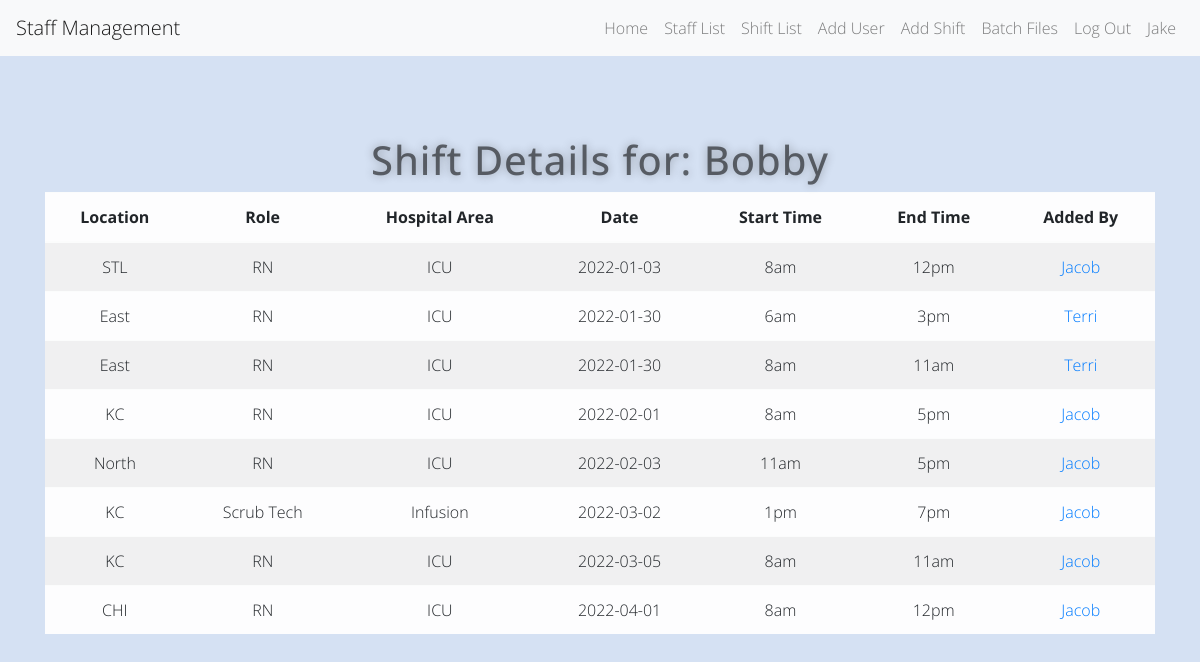
Screenshot of /userdetails?id=11 (signed in) with the database file from the repository.
### app.py (models this page shows)
class User(UserMixin, db.Model):
    id = db.Column(db.Integer, primary_key=True)
    name = db.Column(db.String(1000))
    role = db.Column(db.String(100))
    location = db.Column(db.String(100))
    email = db.Column(db.String(100))
    phone_num = db.Column(db.String(100))
    availability = db.Column(db.String(100))
    can_float = db.Column(db.String(100))
    password = db.Column(db.String(100))
    shifts_worked = db.Column(db.Integer)

class Shift(db.Model):
    shift_id = db.Column(db.Integer, primary_key=True)
    location = db.Column(db.String(100))
    role = db.Column(db.String(100))
    area = db.Column(db.String(100))
    date = db.Column(db.Date)
    start_time = db.Column(db.String(100))
    end_time = db.Column(db.String(100))
    added_by_id = db.Column(db.Integer)
    added_by_name = db.Column(db.String)
    picked_up_by_id = db.Column(db.Integer)
    picked_up_by_name = db.String(100)

### app.py (the view)
@app.route('/userdetails', methods=['GET', 'POST'])
@login_required
def user_details():
    shift_user_id = request.args.get('id')
    user_shift_info = db.session.query(Shift).filter(Shift.picked_up_by_id == shift_user_id).order_by(Shift.date)\
        .order_by(Shift.date, Shift.start_time)
    user_name = User.query.get(shift_user_id).name
    return render_template('user_shifts.html', shifts=user_shift_info, user_name=user_name, logged_in=True)

### app.py (called while the page is built)
@login_manager.user_loader
def load_user(user_id):
    return User.query.get(int(user_id))

### templates/user_shifts.html (shortened to what this page needs)
{% extends 'base.html' %}
{% block content %}
<div class="container">
  <div class="row">
    <div class="col-sm-12">
      <h1>Shift Details for: {{ user_name }}</h1>
	  <table class="table table-striped table-light">
        <thead>
            <tr>
                <th>Location</th>
                <th>Role</th>
                <th>Hospital Area</th>
                <th>Date</th>
                <th>Start Time</th>
                <th>End Time</th>
                <th>Added By</th>
            </tr>
        </thead>
          <tbody>
              {% for row in shifts %}
                  <tr>
                      <td>{{ row.location }}</td>
                      <td>{{ row.role }}</td>
                      <td>{{ row.area }}</td>
                      <td>{{ row.date }}</td>
                      <td>{{ row.start_time }}</td>
                      <td>{{ row.end_time }}</td>
                      <td><a href="">{{ row.added_by_name }}</a></td>
                  </tr>
              {% endfor %}
          </tbody>
  	  </table>
    </div>
  </div>
</div>
{% endblock %}

### templates/base.html (shortened to what this page needs)
<!DOCTYPE html>
<html>
<head>
    <link rel="stylesheet" href="https://stackpath.bootstrapcdn.com/bootstrap/4.5.2/css/bootstrap.min.css">
    <link rel="stylesheet" href="{{ url_for('static', filename='css/styles.css')}}">
</head>
<body>
<nav class="navbar navbar-expand-lg navbar-light bg-light">
  <a class="navbar-brand" href="/">Staff Management</a>
  <div class="collapse navbar-collapse">
    <ul class="navbar-nav ml-auto">
      <li class="nav-item">
        <a class="nav-link" href="{{ url_for('home') }}">Home</a>
      </li>
    {% if logged_in: %}
        <li class="nav-item">
        <a class="nav-link" href="{{ url_for('staff') }}">Staff List</a>
      </li>
        <li class="nav-item">
        <a class="nav-link" href="{{ url_for('shift') }}">Shift List</a>
      </li>
        <li class="nav-item">
        <a class="nav-link" href="{{ url_for('add_user') }}">Add User</a>
      </li>
        <li class="nav-item">
        <a class="nav-link" href="{{ url_for('add_shift') }}">Add Shift</a>
      </li>
        <li class="nav-item">
        <a class="nav-link" href="{{ url_for('upload') }}">Batch Files</a>
      </li>
      <li class="nav-item">
        <a class="nav-link" href="{{ url_for('logout') }}">Log Out</a>
      </li>
        <li class="nav-item">
        <a class="nav-link" href="">{{ current_user.name }}</a>
      </li>
    {% endif %}
    </ul>
  </div>
</nav>
       {% block content %}
       {% endblock %}
</body>
</html>

### static/css/styles.css (style rules this page uses)
* { -webkit-box-sizing:border-box; -moz-box-sizing:border-box; -ms-box-sizing:border-box; -o-box-sizing:border-box; box-sizing:border-box; }
html { width: 100%; height:100%; overflow:hidden; }
body { width: 100%; height:100%; font-family: 'Open Sans', sans-serif; font-weight:200; background: #d5e1f3; color: rgba(0, 0, 0, 0.55); filter: progid:DXImageTransform.Microsoft.gradient( startColorstr='#3E1D6D', endColorstr='#092756',GradientType=1 ); }
a { text-decoration: none; text-align: center; }
.container { margin-top: 5rem; text-align: center; }
.container h1 { color: rgba(0, 0, 0, 0.55); text-shadow: 0 0 10px rgba(0,0,0,0.3); letter-spacing:1px; text-align:center; }

### rows the page displays
User: name "Jake"
User: name "Bobby"
Shift: location "STL", role "RN", area "ICU", date "2022-01-03", start_time "8am", end_time "12pm", added_by_name "Jacob"
Shift: location "East", role "RN", area "ICU", date "2022-01-30", start_time "6am", end_time "3pm", added_by_name "Terri"
Shift: location "East", role "RN", area "ICU", date "2022-01-30", start_time "8am", end_time "11am", added_by_name "Terri"
Shift: location "KC", role "RN", area "ICU", date "2022-02-01", start_time "8am", end_time "5pm", added_by_name "Jacob"
Shift: location "North", role "RN", area "ICU", date "2022-02-03", start_time "11am", end_time "5pm", added_by_name "Jacob"
Shift: location "KC", role "Scrub Tech", area "Infusion", date "2022-03-02", start_time "1pm", end_time "7pm", added_by_name "Jacob"
Shift: location "KC", role "RN", area "ICU", date "2022-03-05", start_time "8am", end_time "11am", added_by_name "Jacob"
Shift: location "CHI", role "RN", area "ICU", date "2022-04-01", start_time "8am", end_time "12pm", added_by_name "Jacob"
